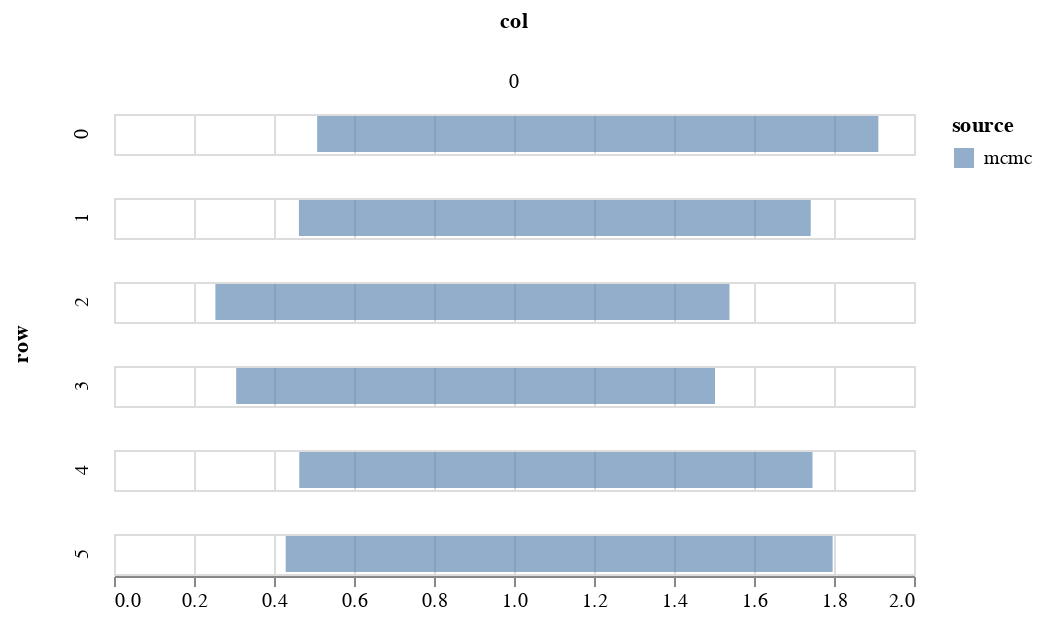

This figure's notebook cell:
### Markdown cell above
## Plot quantiles

### Code cell
param = 'beta'
df = get_post_df(ps[param])
df_quant = df.groupby(['row', 'col'])[['value']].quantile(0.025).reset_index()
df_quant.rename({'value':'q1'}, axis=1, inplace=True)
df_quant2 = df.groupby(['row', 'col'])[['value']].quantile(0.975).reset_index()
df_quant2.rename({'value':'q2'}, axis=1, inplace=True)

df = df_quant.merge(df_quant2, on=['row', 'col'])

# simple quantile chart
df['source'] = 'mcmc'
c1 = alt.Chart(df).mark_bar(opacity=0.6).encode(
        alt.X('q1', title=None),
        alt.X2('q2', title=None),
        alt.Row('row'),
        alt.Column('col'),
        alt.Color('source')
)
c1

### Figure 1 — Vega-Lite specification as saved in the notebook (floating-point values rounded to 4 significant figures)
{"config": {"view": {"continuousWidth": 400, "continuousHeight": 300}}, "data": {"name": "data-eb5dfa57ca4d2b9e8571aabf427ef6a5"}, "mark": {"type": "bar", "opacity": 0.6}, "encoding": {"color": {"type": "nominal", "field": "source"}, "column": {"type": "quantitative", "field": "col"}, "row": {"type": "quantitative", "field": "row"}, "x": {"type": "quantitative", "field": "q1", "title": null}, "x2": {"field": "q2", "title": null}}, "$schema": "https://vega.github.io/schema/vega-lite/v4.8.1.json", "datasets": {"data-eb5dfa57ca4d2b9e8571aabf427ef6a5": [{"row": 0, "col": 0, "q1": 0.5079, "q2": 1.911, "source": "mcmc"}, {"row": 1, "col": 0, "q1": 0.4623, "q2": 1.742, "source": "mcmc"}, {"row": 2, "col": 0, "q1": 0.2535, "q2": 1.539, "source": "mcmc"}, {"row": 3, "col": 0, "q1": 0.3054, "q2": 1.503, "source": "mcmc"}, {"row": 4, "col": 0, "q1": 0.4631, "q2": 1.746, "source": "mcmc"}, {"row": 5, "col": 0, "q1": 0.4293, "q2": 1.797, "source": "mcmc"}]}}
